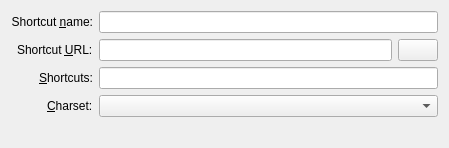
<?xml version="1.0" encoding="UTF-8"?>
<ui version="4.0">
 <class>SearchProviderDlgUI</class>
 <widget class="QWidget" name="SearchProviderDlgUI">
  <property name="geometry">
   <rect>
    <x>0</x>
    <y>0</y>
    <width>449</width>
    <height>143</height>
   </rect>
  </property>
  <layout class="QGridLayout" name="gridLayout">
   <item row="0" column="1">
    <widget class="QLabel" name="lbName">
     <property name="whatsThis">
      <string>Enter the human-readable name of the search provider here.</string>
     </property>
     <property name="layoutDirection">
      <enum>Qt::LeftToRight</enum>
     </property>
     <property name="text">
      <string>Shortcut &amp;name:</string>
     </property>
     <property name="alignment">
      <set>Qt::AlignRight|Qt::AlignTrailing|Qt::AlignVCenter</set>
     </property>
     <property name="wordWrap">
      <bool>false</bool>
     </property>
     <property name="buddy">
      <cstring>leName</cstring>
     </property>
    </widget>
   </item>
   <item row="2" column="1" alignment="Qt::AlignRight">
    <widget class="QLabel" name="lbQuery">
     <property name="whatsThis">
      <string>&lt;qt&gt;
Enter the URI that is used to perform a search on the search engine here.&lt;br/&gt;The whole text to be searched for can be specified as \{@} or \{0}.&lt;br/&gt;
Recommended is \{@}, since it removes all query variables (name=value) from the resulting string, whereas \{0} will be substituted with the unmodified query string.&lt;br/&gt;You can use \{1} ... \{n} to specify certain words from the query and \{name} to specify a value given by 'name=value' in the user query.&lt;br/&gt;In addition it is possible to specify multiple references (names, numbers and strings) at once (\{name1,name2,...,&quot;string&quot;}).&lt;br/&gt;The first matching value (from the left) will be used as the substitution value for the resulting URI.&lt;br/&gt;A quoted string can be used as the default value if nothing matches from the left of the reference list.
&lt;/qt&gt;</string>
     </property>
     <property name="layoutDirection">
      <enum>Qt::LeftToRight</enum>
     </property>
     <property name="text">
      <string>Shortcut &amp;URL:</string>
     </property>
     <property name="wordWrap">
      <bool>true</bool>
     </property>
     <property name="buddy">
      <cstring>leQuery</cstring>
     </property>
    </widget>
   </item>
   <item row="2" column="2">
    <widget class="KLineEdit" name="leQuery">
     <property name="toolTip">
      <string>&lt;qt&gt;
Enter the URI that is used to perform a search on the search engine here.&lt;br/&gt;The whole text to be searched for can be specified as \{@} or \{0}.&lt;br/&gt;
Recommended is \{@}, since it removes all query variables (name=value) from the resulting string, whereas \{0} will be substituted with the unmodified query string.&lt;br/&gt;You can use \{1} ... \{n} to specify certain words from the query and \{name} to specify a value given by 'name=value' in the user query.&lt;br/&gt;In addition it is possible to specify multiple references (names, numbers and strings) at once (\{name1,name2,...,&quot;string&quot;}).&lt;br/&gt;The first matching value (from the left) will be used as the substitution value for the resulting URI.&lt;br/&gt;A quoted string can be used as the default value if nothing matches from the left of the reference list.
&lt;/qt&gt;</string>
     </property>
     <property name="whatsThis">
      <string>&lt;qt&gt;
Enter the URI that is used to perform a search on the search engine here.&lt;br/&gt;The whole text to be searched for can be specified as \{@} or \{0}.&lt;br/&gt;
Recommended is \{@}, since it removes all query variables (name=value) from the resulting string, whereas \{0} will be substituted with the unmodified query string.&lt;br/&gt;You can use \{1} ... \{n} to specify certain words from the query and \{name} to specify a value given by 'name=value' in the user query.&lt;br/&gt;In addition it is possible to specify multiple references (names, numbers and strings) at once (\{name1,name2,...,&quot;string&quot;}).&lt;br/&gt;The first matching value (from the left) will be used as the substitution value for the resulting URI.&lt;br/&gt;A quoted string can be used as the default value if nothing matches from the left of the reference list.
&lt;/qt&gt;</string>
     </property>
     <property name="clickMessage">
      <string/>
     </property>
    </widget>
   </item>
   <item row="5" column="2" colspan="2">
    <widget class="KComboBox" name="cbCharset">
     <property name="sizePolicy">
      <sizepolicy hsizetype="Expanding" vsizetype="Fixed">
       <horstretch>0</horstretch>
       <verstretch>0</verstretch>
      </sizepolicy>
     </property>
     <property name="whatsThis">
      <string>Select the character set that will be used to encode your search query.</string>
     </property>
    </widget>
   </item>
   <item row="3" column="2" colspan="2">
    <widget class="KLineEdit" name="leShortcut">
     <property name="toolTip">
      <string>&lt;qt&gt;
The shortcuts entered here can be used as a pseudo-URI scheme in KDE. For example, the shortcut &lt;b&gt;av&lt;/b&gt; can be used as in &lt;b&gt;av&lt;/b&gt;:&lt;b&gt;my search&lt;/b&gt;
&lt;/qt&gt;</string>
     </property>
     <property name="whatsThis">
      <string>&lt;qt&gt;
The shortcuts entered here can be used as a pseudo-URI scheme in KDE. For example, the shortcut &lt;b&gt;av&lt;/b&gt; can be used as in &lt;b&gt;av&lt;/b&gt;:&lt;b&gt;my search&lt;/b&gt;
&lt;/qt&gt;</string>
     </property>
     <property name="clickMessage">
      <string/>
     </property>
    </widget>
   </item>
   <item row="0" column="2" colspan="2">
    <widget class="KLineEdit" name="leName">
     <property name="toolTip">
      <string>&lt;html&gt;&lt;head/&gt;&lt;body&gt;&lt;p&gt;Enter the human-readable name of the web shortcut here.&lt;/p&gt;&lt;/body&gt;&lt;/html&gt;</string>
     </property>
     <property name="whatsThis">
      <string>&lt;html&gt;&lt;head/&gt;&lt;body&gt;&lt;p&gt;Enter the human-readable name of the web shortcut here.&lt;/p&gt;&lt;/body&gt;&lt;/html&gt;</string>
     </property>
    </widget>
   </item>
   <item row="3" column="1" alignment="Qt::AlignRight">
    <widget class="QLabel" name="lbShortcut">
     <property name="whatsThis">
      <string>&lt;qt&gt;
The shortcuts entered here can be used as a pseudo-URI scheme in KDE. For example, the shortcut &lt;b&gt;av&lt;/b&gt; can be used as in &lt;b&gt;av&lt;/b&gt;:&lt;b&gt;my search&lt;/b&gt;
&lt;/qt&gt;</string>
     </property>
     <property name="text">
      <string>&amp;Shortcuts:</string>
     </property>
     <property name="wordWrap">
      <bool>true</bool>
     </property>
     <property name="buddy">
      <cstring>leShortcut</cstring>
     </property>
    </widget>
   </item>
   <item row="5" column="1" alignment="Qt::AlignRight">
    <widget class="QLabel" name="lbCharset">
     <property name="whatsThis">
      <string>Select the character set that will be used to encode your search query</string>
     </property>
     <property name="text">
      <string>&amp;Charset:</string>
     </property>
     <property name="wordWrap">
      <bool>true</bool>
     </property>
     <property name="buddy">
      <cstring>cbCharset</cstring>
     </property>
    </widget>
   </item>
   <item row="6" column="1" colspan="3">
    <widget class="QLabel" name="noteLabel">
     <property name="toolTip">
      <string/>
     </property>
     <property name="text">
      <string/>
     </property>
    </widget>
   </item>
   <item row="2" column="3">
    <widget class="QPushButton" name="pbPaste">
     <property name="toolTip">
      <string>Insert query placeholder</string>
     </property>
     <property name="text">
      <string/>
     </property>
     <property name="icon">
      <iconset theme="edit-paste">
       <normaloff/>
      </iconset>
     </property>
    </widget>
   </item>
  </layout>
 </widget>
 <customwidgets>
  <customwidget>
   <class>KComboBox</class>
   <extends>QComboBox</extends>
   <header>kcombobox.h</header>
  </customwidget>
  <customwidget>
   <class>KLineEdit</class>
   <extends>QLineEdit</extends>
   <header>klineedit.h</header>
  </customwidget>
 </customwidgets>
 <tabstops>
  <tabstop>leName</tabstop>
  <tabstop>leQuery</tabstop>
  <tabstop>leShortcut</tabstop>
  <tabstop>cbCharset</tabstop>
 </tabstops>
 <includes>
  <include location="local">klineedit.h</include>
  <include location="local">kcombobox.h</include>
 </includes>
 <resources/>
 <connections/>
</ui>
